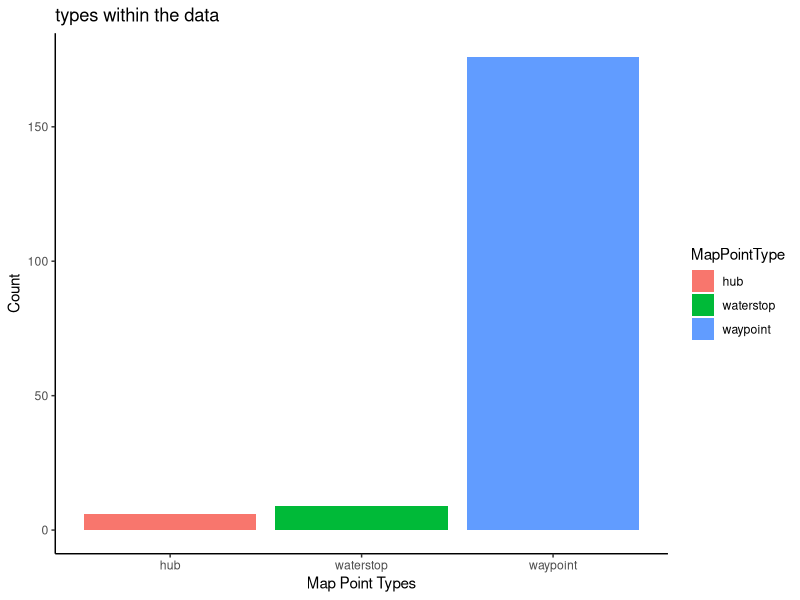
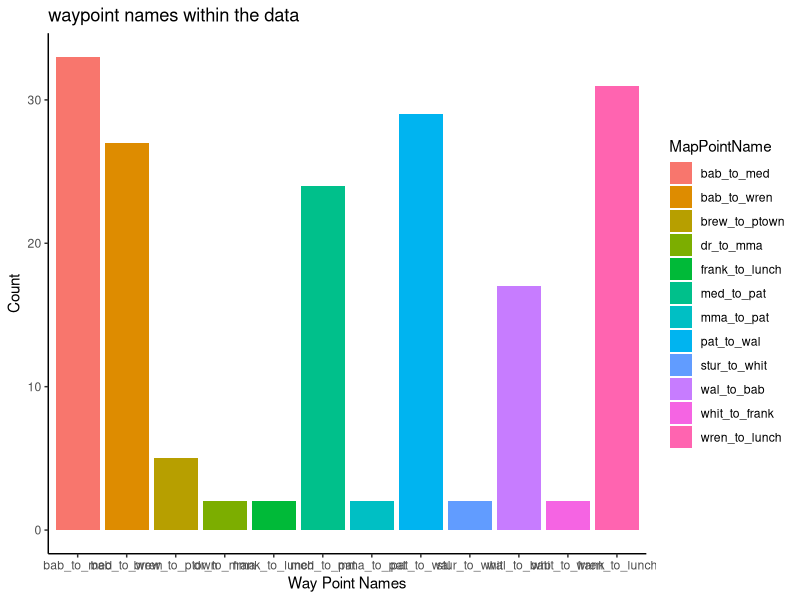

Reproduce these figures in R, in order. (Note: this script raises an error after producing the figures.)
# philip walsh
# philipwalsh.ds@gmail.com
# 2020-03-01
# exploratory data analysis
library(tidyverse)


# all data stored in .csv files in the data/ dir

list.dirs(recursive=F)
#[1] "./.git"        "./.Rproj.user" "./.vs"         "./data"        "./excluded"

list.files('data/')
#[1] "mappoints.csv" "routes.csv" "routes_segments.csv" "segments.csv" "segments_mappoints.csv"
mappoints <- read.csv("data/mappoints.csv", header = T)
routes <- read.csv("data/routes.csv", header = T)
routes_segments <- read.csv("data/routes_segments.csv", header = T)
segments <- read.csv("data/segments.csv", header = T)
segments_mappoints <- read.csv("data/segments_mappoints.csv", header = T)


##
## explore mappoints
##

mappoints %>% head()
#  MapPointID          MapPointName MapPointType      lat       lon
#1          1            Sturbridge          hub 42.11296 -72.08805
#2          2          Whitinsville    waterstop 42.10892 -71.66112
#3          3              Franklin    waterstop 42.05620 -71.42097
#4          4      Dighton Rehoboth          hub 41.85193 -71.20301
#5          5               Wareham    waterstop 41.75448 -70.69883
#6          6 Mass Maritime Academy          hub 41.74085 -70.62206

# check for missing data
sapply(mappoints, function(x) sum(is.na(x)))

#MapPointID MapPointName MapPointType          lat          lon 
#0            0            0            0            0

# good to go, no misisng data here


mappoints %>% 
  group_by(MapPointType) %>% 
  summarise(map_point_type_count = n())

#1 hub                             6
#2 waterstop                       9
#3 waypoint                      184

# so a few hubs, a few water stops and lot of way points

mappoints %>% 
  group_by(MapPointType) %>% 
  summarise(map_point_type_count = n()) %>% 
  ggplot(aes(x = MapPointType, y = map_point_type_count, fill = MapPointType)) +
  geom_bar(stat = "identity") +
  theme_classic() +
  labs(x="Map Point Types", y="Count", title="types within the data")


mappoints %>% filter(MapPointType=='hub')
#MapPointID          MapPointName MapPointType      lat       lon
#1          1            Sturbridge          hub 42.11296 -72.08805
#2          4      Dighton Rehoboth          hub 41.85193 -71.20301
#3          6 Mass Maritime Academy          hub 41.74085 -70.62206
#4          9                P-Town          hub 42.03704 -70.19849
#5         12         Patriot Place          hub 42.08836 -71.26162
#6         14                Babson          hub 42.29598 -71.26289

mappoints %>% filter(MapPointType=='waterstop')
#MapPointID MapPointName MapPointType      lat       lon
#1          2 Whitinsville    waterstop 42.10892 -71.66112
#2          3     Franklin    waterstop 42.05620 -71.42097
#3          5      Wareham    waterstop 41.75448 -70.69883
#4          7   Barnstable    waterstop 41.69328 -70.28678
#5          8     Brewster    waterstop 41.77566 -70.03285
#6         11   Middleboro    waterstop 41.90734 -70.88962
#7         13      Walpole    waterstop 42.16322 -71.23789
#8         15     Medfield    waterstop 42.18563 -71.29756
#9         16     Wrentham    waterstop 42.08357 -71.32636

mappoints %>% filter(MapPointType=='waypoint') %>% head()
#  MapPointID  MapPointName MapPointType      lat       lon
#1         18 brew_to_ptown     waypoint 41.78652 -69.99322
#2         19 brew_to_ptown     waypoint 41.83669 -69.97425
#3         20 brew_to_ptown     waypoint 41.91554 -69.98828
#4         21 brew_to_ptown     waypoint 42.03451 -70.08034
#5         22 brew_to_ptown     waypoint 42.06577 -70.15304
#6         23    bab_to_med     waypoint 42.29857 -71.26071


#what are the names within the waypoints
mappoints %>% 
  filter(MapPointType=='waypoint') %>%
  group_by(MapPointName) %>% 
  summarise(count_by_name = n())

#1 bab_to_med                 33
#2 bab_to_wren                27
#3 barn_to_brew                2
#4 brew_to_ptown               6
#5 dr_to_mma                   2
#6 frank_to_lunch              2
#7 med_to_pat                 24
#8 mma_to_barn                 5
#9 mma_to_pat                  2
#10 pat_to_wal                29
#11 stur_to_whit               2
#12 wal_to_bab                17
#13 whit_to_frank              2
#14 wren_to_lunch             31

# the name of the waypoint indicates the starting waterstop/hub and finishing waterstop/hub
# some of the gaps, from point a to point b have many waypoints
# and some of them are lacking.  we will see this lack of definition 
# more clearly when we map the routes
# some of the routes will follow a winding path while others will be a straight line


mappoints %>% 
  group_by(MapPointName) %>% 
  filter(MapPointType=='waypoint') %>%
  summarise(map_point_name_count = n()) %>% 
  ggplot(aes(x = MapPointName, y = map_point_name_count, fill = MapPointName)) +
  geom_bar(stat = "identity") +
  theme_classic() +
  labs(x="Way Point Names", y="Count", title="waypoint names within the data")


# i will create a seperate varable for all 3 types
# and I like to save each out to the excluded folder
# the excluded folder will not be checked into github via the .gitignore
hubs <- subset(mappoints, MapPointType=='hub')
write.csv(hubs,"excluded\\_hubs.csv", row.names = FALSE)

waterstops <- subset(mappoints, MapPointType=='waterstop')
write.csv(waterstops,"excluded\\_waterstops.csv", row.names = FALSE)

waypoints <- subset(mappoints, MapPointType=='waypoint')
write.csv(waypoints,"excluded\\_waypoints.csv", row.names = FALSE)



##
## explore routes
##

routes

#  RouteID RouteType                         RouteName                  RouteDescription
#1       1     2 Day          Sturbridge to P-Town Inn          Sturbridge to P-Town Inn
#2       3     2 Day              Sturbridge to Babson              Sturbridge to Babson
#3       4     2 Day                  Babson to P-Town                  Babson to P-Town
#4       6     1 Day                 Sturbridge to MMA                 Sturbridge to MMA
#5       7     1 Day                     Babson to MMA                     Babson to MMA
#6       8     1 Day                     MMA to Babson                     MMA to Babson
#7       9     1 Day Babson to Patriot Place to Babson Babson to Patriot Place to Babson
#8      10     1 Day           Babson to Patriot Place           Babson to Patriot Place



# the data frou routes is tiny, and i can see there are no NAs
sapply(routes, function(x) sum(is.na(x)))
#         RouteID        RouteType        RouteName RouteDescription 
#               0                0                0                0



# up to this point, we have 
# mappoints with a MapPointID
# routes with a RouteID
# the remainder of the data will tie the routes to the mappoints


##
## explore Segements
## 

nrow(segments)
#[1] 7

segments 

#  SegmentID                            SegmentName                     SegmentDescription Day
#1         1 Sturbridge to Dighton Rehoboth (Lunch) Sturbridge to Dighton Rehoboth (Lunch)   1
#2         2                              DR to MMA                              DR to MMA   1
#3         4                          MMA to P-Town               Brerewster to P-Town Inn   2
#4         6     Babson to Dighton Rehoboth (Lunch)     Babson to Dighton Rehoboth (Lunch)   1
#5         7                   MMA to Patriot Place                   MMA to Patriot Place   2
#6         8                Babson to Patriot Place                Babson to Patriot Place   2
#7         9                Patriot Place to Babson                Patriot Place to Babson   2

# one occular pat down and we see all the data with no NAs




##
## explore routes_segments
##

nrow(routes_segments)
#[1] 19

routes_segments %>% head()
#  RouteID RouteSegmentSequence SegmentID
#1       1                    1         1
#2       1                    2         2
#3       1                    3         4
#4       3                    1         1
#5       3                    2         2
#6       3                    3         7

# one to many relationship, routes >> routes_segments

routes_and_segments_temp = left_join(routes, routes_segments, by="RouteID")
routes_and_segments_temp %>% head()
#  RouteID RouteType                RouteName         RouteDescription RouteSegmentSequence SegmentID
#1       1     2 Day Sturbridge to P-Town Inn Sturbridge to P-Town Inn                    1         1
#2       1     2 Day Sturbridge to P-Town Inn Sturbridge to P-Town Inn                    2         2
#3       1     2 Day Sturbridge to P-Town Inn Sturbridge to P-Town Inn                    3         4
#4       3     2 Day     Sturbridge to Babson     Sturbridge to Babson                    1         1
#5       3     2 Day     Sturbridge to Babson     Sturbridge to Babson                    2         2
#6       3     2 Day     Sturbridge to Babson     Sturbridge to Babson                    3         7



# and there is a segmentid, many to one relationship
routes_and_segments = right_join(routes_and_segments_temp, segments, by="SegmentID")




routes_and_segments %>% head() 

routes_and_segments %>% 
  select(RouteID, RouteType, RouteName, RouteSegmentSequence,SegmentID,SegmentName) %>% 
  arrange(RouteID) %>% 
  head()

#  RouteID RouteType                RouteName RouteSegmentSequence SegmentID                            SegmentName
#1       1     2 Day Sturbridge to P-Town Inn                    1         1 Sturbridge to Dighton Rehoboth (Lunch)
#2       1     2 Day Sturbridge to P-Town Inn                    2         2                              DR to MMA
#3       1     2 Day Sturbridge to P-Town Inn                    3         4                          MMA to P-Town
#4       3     2 Day     Sturbridge to Babson                    1         1 Sturbridge to Dighton Rehoboth (Lunch)
#5       3     2 Day     Sturbridge to Babson                    2         2                              DR to MMA
#6       3     2 Day     Sturbridge to Babson                    3         7                   MMA to Patriot Place


routes_and_segments %>%
  select(RouteID, RouteType, RouteName, RouteSegmentSequence,SegmentID,SegmentName) %>%
  arrange(RouteID) %>%
  filter(RouteID<5) 
#   RouteID RouteType                RouteName RouteSegmentSequence SegmentID                            SegmentName
#1        1     2 Day Sturbridge to P-Town Inn                    1         1 Sturbridge to Dighton Rehoboth (Lunch)
#2        1     2 Day Sturbridge to P-Town Inn                    2         2                              DR to MMA
#3        1     2 Day Sturbridge to P-Town Inn                    3         4                          MMA to P-Town
#4        3     2 Day     Sturbridge to Babson                    1         1 Sturbridge to Dighton Rehoboth (Lunch)
#5        3     2 Day     Sturbridge to Babson                    2         2                              DR to MMA
#6        3     2 Day     Sturbridge to Babson                    3         7                   MMA to Patriot Place
#7        3     2 Day     Sturbridge to Babson                    4         9                Patriot Place to Babson
#8        4     2 Day         Babson to P-Town                    2         2                              DR to MMA
#9        4     2 Day         Babson to P-Town                    3         4                          MMA to P-Town
#10       4     2 Day         Babson to P-Town                    1         6     Babson to Dighton Rehoboth (Lunch)


routes_and_segments %>% group_by(RouteID) %>% 
  summarise(count_of_route_segmnets=n())

#  RouteID count_of_route_segmnets
#    <int>                   <int>
#1       1                       3
#2       3                       4
#3       4                       3
#4       6                       2
#5       7                       2
#6       8                       2
#7       9                       2
#8      10                       1

# varying segments per route, a high of 4 for route 3, and a low of 1 for route 10


# how many times are each segment in play
# group by ID
routes_and_segments %>% 
  group_by(SegmentID) %>% 
  summarise(segment_count=n())
#  SegmentID segment_count
#      <int>         <int>
#1         1             3
#2         2             5
#3         4             2
#4         6             2
#5         7             2
#6         8             2
#7         9             3

#same as abouve, group by name
routes_and_segments %>% 
  group_by(SegmentName) %>% 
  summarise(segment_count=n())
#  SegmentName                            segment_count
#  <fct>                                          <int>
#1 Babson to Dighton Rehoboth (Lunch)                 2
#2 Babson to Patriot Place                            2
#3 DR to MMA                                          5
#4 MMA to P-Town                                      2
#5 MMA to Patriot Place                               2
#6 Patriot Place to Babson                            3
#7 Sturbridge to Dighton Rehoboth (Lunch)             3

# same again, group by id and name
routes_and_segments %>% 
  group_by(SegmentID,SegmentName) %>% 
  summarise(segment_count=n())
#  SegmentID SegmentName                            segment_count
#      <int> <fct>                                          <int>
#1         1 Sturbridge to Dighton Rehoboth (Lunch)             3
#2         2 DR to MMA                                          5
#3         4 MMA to P-Town                                      2
#4         6 Babson to Dighton Rehoboth (Lunch)                 2
#5         7 MMA to Patriot Place                               2
#6         8 Babson to Patriot Place                            2
#7         9 Patriot Place to Babson                            3


# so the Dighton Rehoboth to Mass Maritime segment is in use by 5 routes
# Babson to DR is in use by 2 routes, hmmmm, thats peculiar, I will need to investigate this

write.csv(all_routes_and_segments,"excluded\\_all_routes_investigate.csv", row.names = FALSE)

# so there are 2 official routes that pas through the segment Babson to DR
#  1 day, Babson to MMA
#  2 day, Babson to MMA to PTown
#  its redundant a bit but when riders register,the sign up for wither of the 2 routs, not an ala carte type of selection.


##
## explore segments map points
##

nrow(segments_mappoints)
#[1] 184

# ah we are now getting to the meat of the data


segments_mappoints %>% head()
#  SegmentID SegmentMapPointSequence MapPointID
#1         1                       1        184
#2         1                       2        185
#3         1                       3        186
#4         1                       4        187
#5         1                       5        188
#6         1                       6        189
# SegmentId is the foreign key, with a sequence to mke it unique
# and a join out to the map point, witch we can assume may be a one to many, dont assume a point inst used more than once



segments_and_mappoints = left_join(segments, segments_mappoints, by="SegmentID")
nrow(segments_and_mappoints)
segments_and_mappoints %>% head()


# a sanity check goup by and count, we have seen this count before, 
# when we were exploring the segments_mappoints table by itself
# we should see similar numbers after the join

segments_and_mappoints %>% 
  group_by(SegmentID) %>% 
  summarise(my_count=n())
#  SegmentID my_count
#      <int>    <int>
#1         1        6
#2         2        2
#3         4       13
#4         6       58
#5         7        2
#6         8       57
#7         9       46

# ok, so it all jives with previous group by and count
# a few segmnets defined with many map points
# a few segments with only 2 points, a straight line
# so unless you are on a flying bike, good luck following thos 2 points.




# we should be able to bring it all together now
# joing routes to segments to map points

all_routes_and_segmentspoints <- left_join(routes_and_segments, segments_mappoints, by="SegmentID")
all_routes_and_segmentspoints %>% nrow()
all_routes_and_segmentspoints %>% head()

all_routes_and_segmentspoints %>% 
  select(RouteID, RouteName, SegmentID,RouteSegmentSequence, SegmentName, SegmentMapPointSequence, MapPointID) %>% 
  arrange(RouteID, RouteSegmentSequence, SegmentMapPointSequence) %>% head()


#  RouteID                RouteName SegmentID RouteSegmentSequence                            SegmentName SegmentMapPointSequence MapPointID
#1       1 Sturbridge to P-Town Inn         1                    1 Sturbridge to Dighton Rehoboth (Lunch)                       1        184
#2       1 Sturbridge to P-Town Inn         1                    1 Sturbridge to Dighton Rehoboth (Lunch)                       2        185
#3       1 Sturbridge to P-Town Inn         1                    1 Sturbridge to Dighton Rehoboth (Lunch)                       3        186
#4       1 Sturbridge to P-Town Inn         1                    1 Sturbridge to Dighton Rehoboth (Lunch)                       4        187
#5       1 Sturbridge to P-Town Inn         1                    1 Sturbridge to Dighton Rehoboth (Lunch)                       5        188
#6       1 Sturbridge to P-Town Inn         1                    1 Sturbridge to Dighton Rehoboth (Lunch)                       6        189

# we need to join in the map points as the last step

all_routes <- left_join(all_routes_and_segmentspoints, mappoints, by="MapPointID")
all_routes %>% 
  select(RouteID, RouteName, SegmentID,RouteSegmentSequence, SegmentName, SegmentMapPointSequence, MapPointID, lat, lon) %>% 
  arrange(RouteID, RouteSegmentSequence, SegmentMapPointSequence) %>% head()


# lets ee what routes are defined the best, the best meaning the most map points (assuming the person that created the points got it right)
all_routes %>% 
  group_by(RouteID, RouteName) %>% 
  summarise(mappointcount=n())

#RouteID RouteName                         mappointcount
#    <int> <fct>                                     <int>
#1       1 Sturbridge to P-Town Inn                     21
#2       3 Sturbridge to Babson                         56
#3       4 Babson to P-Town                             73
#4       6 Sturbridge to MMA                             8
#5       7 Babson to MMA                                60
#6       8 MMA to Babson                                48
#7       9 Babson to Patriot Place to Babson           103
#8      10 Babson to Patriot Place                      57

# so route 9 has a lot of map points, 
# route 6 is not defined well at all

# what are the speicifc types of map points, included in the route

all_routes %>%
  group_by(MapPointType) %>% 
  summarise(point_type_count=n())
#   MapPointType point_type_count
#   <fct>                   <int>
# 1 waypoint                  426

# only waypoints included in the data
# so when we want to draw the routes
# we will place routes, waterstops and hubs onto the map seperately
# the data could have been defined differently, i could have placed hubs into its own file
# waterstops as well could have been broken out into its own file
# but given each type of mappoint was just a map point, i decided to
# keep it al into a single file with the type attribute
# I think i may want to add in a file for route -> waterstop
# and route -> hub



# the route with the least amount of map points
all_routes %>% 
  select(RouteID, RouteName, SegmentID,RouteSegmentSequence, SegmentName, SegmentMapPointSequence, MapPointID, lat, lon) %>% 
  arrange(RouteID, RouteSegmentSequence, SegmentMapPointSequence) %>% 
  filter(RouteID == 6)


# the most popular (by rider) classic 2 day route, sturbridge to ptown
all_routes %>% 
  select(RouteID, RouteName, SegmentID,RouteSegmentSequence, SegmentName, SegmentMapPointSequence, MapPointID, lat, lon) %>% 
  arrange(RouteID, RouteSegmentSequence, SegmentMapPointSequence) %>% 
  filter(RouteID == 1)

#    RouteID                RouteName SegmentID RouteSegmentSequence                            SegmentName SegmentMapPointSequence MapPointID      lat       lon
# 1        1 Sturbridge to P-Town Inn         1                    1 Sturbridge to Dighton Rehoboth (Lunch)                       1        184 42.11189 -72.08719
# 2        1 Sturbridge to P-Town Inn         1                    1 Sturbridge to Dighton Rehoboth (Lunch)                       2        185 42.10617 -71.68397
# 3        1 Sturbridge to P-Town Inn         1                    1 Sturbridge to Dighton Rehoboth (Lunch)                       3        186 42.09567 -71.64397
# 4        1 Sturbridge to P-Town Inn         1                    1 Sturbridge to Dighton Rehoboth (Lunch)                       4        187 42.05627 -71.41965
# 5        1 Sturbridge to P-Town Inn         1                    1 Sturbridge to Dighton Rehoboth (Lunch)                       5        188 42.05518 -71.42257
# 6        1 Sturbridge to P-Town Inn         1                    1 Sturbridge to Dighton Rehoboth (Lunch)                       6        189 41.85192 -71.19944
# 7        1 Sturbridge to P-Town Inn         2                    2                              DR to MMA                       1        190 41.85109 -71.19523
# 8        1 Sturbridge to P-Town Inn         2                    2                              DR to MMA                       2        191 41.74258 -70.61869
# 9        1 Sturbridge to P-Town Inn         4                    3                          MMA to P-Town                       1        194 41.74519 -70.61558
#10        1 Sturbridge to P-Town Inn         4                    3                          MMA to P-Town                       2        195 41.75192 -70.59226
#11        1 Sturbridge to P-Town Inn         4                    3                          MMA to P-Town                       3        196 41.74354 -70.58639
#12        1 Sturbridge to P-Town Inn         4                    3                          MMA to P-Town                       4        197 41.76804 -70.52304
#13        1 Sturbridge to P-Town Inn         4                    3                          MMA to P-Town                       5        198 41.69602 -70.34429
#14        1 Sturbridge to P-Town Inn         4                    3                          MMA to P-Town                       6        199 41.70510 -70.22397
#15        1 Sturbridge to P-Town Inn         4                    3                          MMA to P-Town                       7        200 41.75626 -70.09041
#16        1 Sturbridge to P-Town Inn         4                    3                          MMA to P-Town                       8         18 41.78652 -69.99322
#17        1 Sturbridge to P-Town Inn         4                    3                          MMA to P-Town                       9         19 41.83669 -69.97425
#18        1 Sturbridge to P-Town Inn         4                    3                          MMA to P-Town                      10         20 41.91554 -69.98828
#19        1 Sturbridge to P-Town Inn         4                    3                          MMA to P-Town                      11         21 42.03451 -70.08034
#20        1 Sturbridge to P-Town Inn         4                    3                          MMA to P-Town                      12         22 42.06577 -70.15304
#21        1 Sturbridge to P-Town Inn         4                    3                          MMA to P-Town                      13        201 42.03924 -70.19997


write.csv(all_routes,"excluded\\_all_routes.csv", row.names = FALSE)




##
## sanity check #1/3
##

## do we have any mappoints of type waypoint, that are not being used in a segment?

# use anti_join 
# 
#
# anti_join ( table1, table2, by="")
#  or
# anti_join ( table1, table2, by=c("",""))
#
# what records are in table1 that are not in table2


anti_join(mappoints, segments_mappoints, by="MapPointID")
#    MapPointID          MapPointName MapPointType      lat       lon
# 1           1            Sturbridge          hub 42.11296 -72.08805
# 2           2          Whitinsville    waterstop 42.10892 -71.66112
# 3           3              Franklin    waterstop 42.05620 -71.42097
# 4           4      Dighton Rehoboth          hub 41.85193 -71.20301
# 5           5               Wareham    waterstop 41.75448 -70.69883
# 6           6 Mass Maritime Academy          hub 41.74085 -70.62206
# 7           7            Barnstable    waterstop 41.69328 -70.28678
# 8           8              Brewster    waterstop 41.77566 -70.03285
# 9           9                P-Town          hub 42.03704 -70.19849
#10          11            Middleboro    waterstop 41.90734 -70.88962
#11          12         Patriot Place          hub 42.08836 -71.26162
#12          13               Walpole    waterstop 42.16322 -71.23789
#13          14                Babson          hub 42.29598 -71.26289
#14          15              Medfield    waterstop 42.18563 -71.29756
#15          16              Wrentham    waterstop 42.08357 -71.32636

# so the results above are encouraging.  no waypoint types show up as missing

##
## sanity check #2/3
##
## are there any routs defined, without a map to a segment?

anti_join(routes, routes_segments, by="RouteID")
#[1] RouteID          RouteType        RouteName        RouteDescription
#<0 rows> (or 0-length row.names)

# good to go, all routes included in the routes_segments


##
## sanity check #3/3
##

# do we have any segments, that are not being used in a route?
anti_join(segments, routes_segments, by="SegmentID")
#[1] SegmentID          SegmentName        SegmentDescription Day               
#<0 rows> (or 0-length row.names)


# this is all to clean for my liking.  i need to test the case where the data is not so clean
# i will crete an alt_set of data, with missing data and errors to ferret out my scripts bugs



